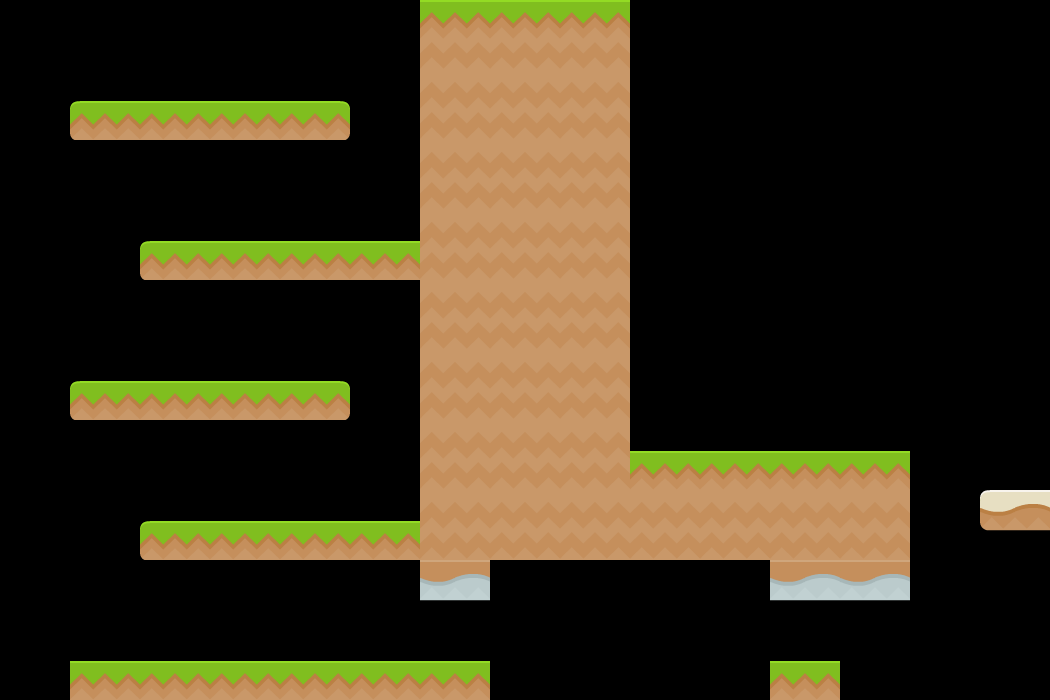

Below is a game level as drawn by its tile map, then a one-line description and the .tmx file that defines it, in full:
An orthogonal 15x10 tile map with 70x70 px tiles, 1 tile layer (Tile Layer 1) and 60 objects (38x platform, 5x enemyC, 4x enemyE, 3x button, 3x enemyA, ...).

<map version="1.2" tiledversion="1.2.3" orientation="orthogonal" renderorder="right-down" width="15" height="10" tilewidth="70" tileheight="70" infinite="0" nextlayerid="3" nextobjectid="22">
 <properties>
  <property name="star1time" type="float" value="7" />
 </properties>
 <tileset firstgid="1" name="tiles_spritesheet" tilewidth="70" tileheight="70" spacing="2" tilecount="156" columns="12">
  <image source="tiles_spritesheet.png" width="914" height="936" />
 </tileset>
 <layer id="1" name="Tile Layer 1" width="55" height="11">
  <data encoding="csv">
0,0,0,0,0,0,104,104,104,0,0,0,0,0,0,0,0,0,0,0,0,0,0,0,0,0,0,0,0,0,0,0,0,0,0,0,0,0,0,0,0,0,0,0,0,0,0,0,0,0,0,0,0,0,0,
0,69,57,57,45,0,153,153,153,0,0,0,0,0,0,0,0,0,0,0,0,0,0,0,0,0,0,0,0,0,0,0,0,0,0,0,0,0,81,0,0,0,81,0,0,0,0,0,0,0,0,0,0,0,0,
0,0,0,0,0,0,153,153,153,0,0,0,0,0,0,0,0,0,0,0,0,0,0,0,0,0,0,0,0,0,0,0,0,0,81,0,0,0,0,0,0,0,0,0,0,0,0,0,0,0,0,0,0,0,0,
0,0,69,57,57,57,153,153,153,0,0,0,0,0,0,0,0,0,0,0,0,0,0,0,0,0,0,0,66,101,101,0,0,0,0,0,0,0,0,0,0,0,0,0,0,0,0,0,0,69,57,57,57,57,45,
0,0,0,0,0,0,153,153,153,0,0,0,0,0,0,0,0,0,0,0,0,0,0,0,69,45,0,0,0,153,153,0,0,0,0,0,0,0,0,0,0,0,0,0,0,0,0,0,0,0,0,0,0,0,0,
0,69,57,57,45,0,153,153,153,0,0,0,0,0,0,0,0,0,0,0,0,0,81,0,0,0,0,0,0,153,153,0,78,0,0,0,0,0,0,78,0,0,0,0,0,0,0,0,0,78,0,0,0,0,0,
0,0,0,0,0,0,153,153,153,57,57,57,57,0,0,0,0,0,0,0,0,0,0,0,0,0,69,57,57,153,153,0,0,0,0,81,0,0,0,0,0,0,0,0,0,81,0,0,0,0,0,0,0,0,0,
0,0,69,57,57,57,153,153,153,153,153,153,153,0,66,54,54,42,0,0,0,0,0,0,0,0,0,0,0,153,153,0,0,0,0,0,0,0,0,78,0,0,0,0,0,0,0,0,0,0,0,0,0,0,0,
0,0,0,0,0,0,59,0,0,0,0,59,59,0,0,69,45,0,0,0,0,0,0,0,0,0,0,66,54,153,153,0,81,0,0,78,0,0,0,0,0,0,0,0,81,0,0,0,0,0,0,0,0,0,0,
0,57,57,57,57,57,57,0,0,0,0,57,0,0,0,0,0,0,0,0,0,0,0,57,0,0,0,0,0,153,153,0,0,0,0,81,0,0,0,0,0,0,0,0,0,0,0,0,69,57,57,57,45,0,0,
0,153,153,153,153,153,153,0,0,0,0,153,0,0,0,0,0,0,0,0,0,0,0,153,0,0,0,0,116,153,153,0,0,0,0,0,0,0,0,10,0,0,0,0,0,0,0,0,153,153,153,153,153,0,0
</data>
 </layer>
 <objectgroup id="2" name="Object Layer 1">
  <object id="1" type="platform" x="0" y="700" width="420" />
  <object id="2" type="platform" x="0" y="-70" width="70" height="770" />
  <object id="3" type="platform" x="70" y="101" width="280" height="39" />
  <object id="4" type="platform" x="140" y="241" width="280" height="39" />
  <object id="5" type="platform" x="70" y="381" width="280" height="39" />
  <object id="6" type="platform" x="140" y="521" width="280" height="39" />
  <object id="7" type="platform" x="70" y="661" width="420" height="39" />
  <object id="8" type="platform" x="420" y="-70" width="210" height="640" />
  <object id="9" type="platform" x="420" y="560" width="70" height="39" />
  <object id="10" type="platform" x="770" y="560" width="140" height="39" />
  <object id="11" type="platform" x="630" y="451" width="280" height="109" />
  <object id="12" type="platform" x="770" y="661" width="70" height="109" />
  <object id="13" type="platform" x="1050" y="591" width="140" height="39" />
  <object id="14" type="platform" x="980" y="490" width="280" height="39" />
  <object id="15" type="platform" x="1610" y="661" width="70" height="39" />
  <object id="16" type="platform" x="1890" y="560" width="140" height="39" />
  <object id="17" type="platform" x="1960" y="700" width="70" height="70" />
  <object id="18" type="platform" x="1820" y="451" width="210" height="39" />
  <object id="19" type="platform" x="1680" y="311" width="140" height="39" />
  <object id="20" type="platform" x="1540" y="381" width="70" height="39" />
  <object id="21" type="platform" x="1960" y="210" width="70" height="39" />
  <object id="22" type="platform" x="2030" y="210" width="140" height="560" />
  <object id="23" type="platform" x="2380" y="171" width="70" height="39" />
  <object id="24" type="platform" x="2660" y="101" width="70" height="39" />
  <object id="25" type="platform" x="2940" y="101" width="70" height="39" />
  <object id="26" type="platform" x="2240" y="350" width="70" height="39" />
  <object id="27" type="platform" x="2450" y="451" width="70" height="39" />
  <object id="28" type="platform" x="2730" y="350" width="70" height="39" />
  <object id="29" type="platform" x="3150" y="451" width="70" height="39" />
  <object id="30" type="platform" x="3430" y="350" width="70" height="39" />
  <object id="31" type="platform" x="2730" y="490" width="70" height="39" />
  <object id="32" type="platform" x="2450" y="560" width="70" height="39" />
  <object id="33" type="platform" x="2240" y="591" width="70" height="39" />
  <object id="34" type="platform" x="2450" y="661" width="70" height="39" />
  <object id="35" type="platform" x="3080" y="591" width="70" height="39" />
  <object id="36" type="platform" x="2730" y="700" width="70" height="39" />
  <object id="37" type="platform" x="3430" y="241" width="420" height="39" />
  <object id="38" type="platform" x="3360" y="661" width="350" height="109" />
  <object id="39" type="button" x="660" y="400" />
  <object id="40" type="button" x="1990" y="650" />
  <object id="41" type="button" x="3640" y="610" />
  <object id="18" type="exitSign" gid="65" x="3500" y="241" width="70" height="70" />
  <object id="19" type="doorBot" gid="58" x="3640" y="241" width="70" height="70" />
  <object id="20" type="doorTop" gid="46" x="3640" y="171" width="70" height="70" />
  <object id="4" type="enemyC" x="370" y="140" width="16" height="21" />
  <object id="5" type="enemyE" x="90" y="340" width="16" height="21" />
  <object id="6" type="enemyG" x="370" y="480" width="16" height="21" />
  <object id="7" type="enemyC" x="90" y="620" width="16" height="21" />
  <object id="12" type="enemyD" x="780" y="620" width="16" height="21" />
  <object id="13" type="enemyF" x="1080" y="560" width="16" height="21" />
  <object id="11" type="enemyA" x="730" y="420" width="16" height="21" />
  <object id="15" type="enemyA" x="1640" y="630" width="16" height="21" />
  <object id="18" type="enemyC" x="1850" y="420" width="16" height="21" />
  <object id="20" type="enemyE" x="1570" y="350" width="16" height="21" />
  <object id="21" type="enemyC" x="1990" y="180" width="16" height="21" />
  <object id="24" type="enemyE" x="2690" y="70" width="16" height="21" />
  <object id="28" type="enemyG" x="2760" y="320" width="16" height="21" />
  <object id="34" type="enemyA" x="2480" y="630" width="16" height="21" />
  <object id="35" type="enemyC" x="3110" y="560" width="16" height="21" />
  <object id="38" type="enemyE" x="3390" y="630" width="16" height="21" />
 </objectgroup>
</map>
